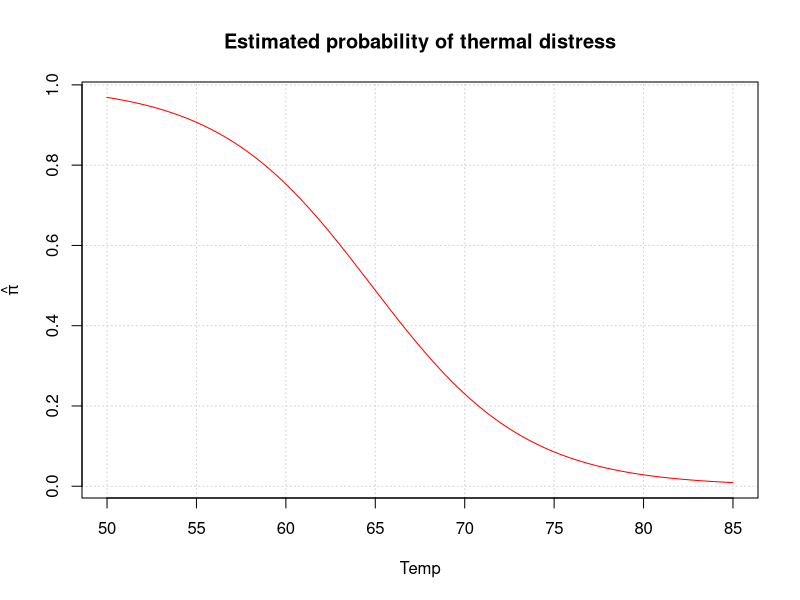

Here is the R script that generated this plot:
## ---- chunk 1
# Load the libraries and dataset
library(tidyverse)
library(dplyr)
shuttle <- read.csv("shuttle.csv")
## ---- chunk 2
#Wald
w<-344 
n<-1170
alpha<-0.01 
pi.hat<-w/n 
var.wald<-pi.hat*(1-pi.hat)/n 
lower<-pi.hat-qnorm(p=1-alpha/2)*sqrt(var.wald) 
upper<-pi.hat+qnorm(p=1-alpha/2)*sqrt(var.wald) 
round(data.frame(lower,upper),4)

#Wilson
pi.tilde<-(w+qnorm(p=1-alpha/2)^2/2)/(n+qnorm(p=1-alpha/2)^2)

round(pi.tilde+qnorm(p=c(alpha/2,1-alpha/2))* sqrt(n)/(n+qnorm(p=1-alpha/2)^2)*sqrt(pi.hat* (1-pi.hat)+qnorm(1-alpha/2)^2/(4*n)),4)

#Agresti-Coull
var.ac<-pi.tilde*(1-pi.tilde)/(n+qnorm(p=1-alpha/2) ^2)  
round(pi.tilde+qnorm(p=c(alpha/2,1-alpha/2))* sqrt(var.ac),4)
## ---- chunk 3
c.table <- array(data = c (189, 104, 10845, 10933) , dim = c(2, 2),
dimnames = list("Group" = c("Surgery", "Radiation Therapy"),
"Cancer" = c("Controlled", "Not Controlled")))
c.table
## ---- chunk 4
pi.hat.table <- c.table/rowSums(c.table)
pi.hat.table
## ---- chunk 5
pi.hat1 <- pi.hat.table[1,1]
pi.hat2 <- pi.hat.table[2,1]

round(pi.hat1/pi.hat2, 4)

round(1/(pi.hat1/pi.hat2), 4) #inverted

alpha<-0.05
n1 <- sum(c.table[1,])
n2 <- sum(c.table[2,])
var.log.rr <- (1-pi.hat1) / (n1*pi.hat1) + (1-pi.hat2) / (n2*pi.hat2)
var.log.rr
## ---- chunk 6
ci <- exp(log(pi.hat1/pi.hat2) + qnorm(p = c(alpha/2, 1-alpha/2)) * sqrt(var.log.rr))
round(ci, 4)

rev(round(1/ci, 4)) #inverted
## ---- chunk 7
OR.hat <- c.table[1,1] * c.table[2,2] / (c.table[2,1] * c.table[1,2])
round(OR.hat, 4)

round(1/OR.hat, 4)
## ---- chunk 8
alpha <- 0.05
var.log.or <- 1/c.table[1,1] + 1/c.table[1,2] + 1/c.table[2,1] + 1 /c.table[2,2]
OR.CI <- exp(log(OR.hat) + qnorm(p = c(alpha / 2, 1-alpha / 2)) * sqrt(var.log.or))
round(OR.CI, 4)

rev(round(1/OR.CI, 4))
## ---- chunk 9
chisq.test(x = c.table, correct = FALSE)
## ---- chunk 10
mod.fit <- glm(formula = TD ~ temp, family = binomial(link = logit), data = shuttle)
mod.fit
## ---- chunk 11
summary(mod.fit)
## ---- chunk 12
exp(mod.fit$coefficients[2])

1/exp(5*mod.fit$coefficients[2])
## ---- chunk 13
beta.ci <- confint(object = mod.fit, parm = "temp", level = 0.95)
beta.ci
## ---- chunk 14
as.numeric(rev(1/exp(beta.ci*5)))
## ---- chunk 15
linear.pred <- mod.fit$coefficients[1] + mod.fit$coefficients[2]*70
exp(linear.pred)/(1+exp(linear.pred))
as.numeric(exp(linear.pred)/(1+exp(linear.pred)))
## ---- chunk 16
curve(expr = exp(mod.fit$coefficients[1] + mod.fit$coefficients[2] * x) / (1 + exp(mod.fit$coefficients[1] + mod.fit$coefficients[2] * x)), col = "red" , xlim = c(50, 85), ylab = expression(hat(pi)), xlab = "Temp", main = "Estimated probability of thermal distress", panel.first = grid())
